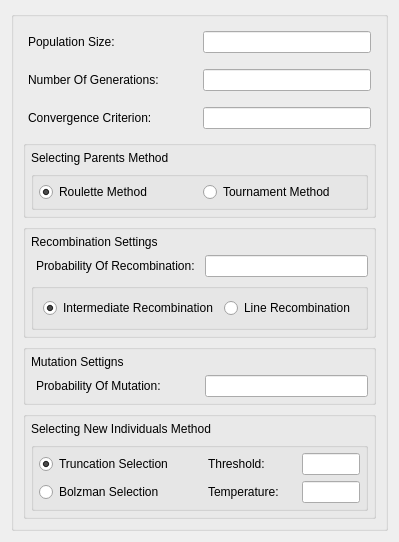
          <widget class="QWidget" name="thirdTab">
           <attribute name="title">
            <string>3</string>
           </attribute>
           <layout class="QGridLayout" name="gridLayout_4">
            <item row="0" column="0">
             <widget class="QGroupBox" name="thirdTabGridGroupBox">
              <layout class="QVBoxLayout" name="thirdTabVerticalLayout">
               <property name="leftMargin">
                <number>9</number>
               </property>
               <property name="topMargin">
                <number>9</number>
               </property>
               <property name="rightMargin">
                <number>9</number>
               </property>
               <property name="bottomMargin">
                <number>9</number>
               </property>
               <item>
                <layout class="QHBoxLayout" name="populationSizeHorizontalLayout" stretch="3,3">
                 <property name="leftMargin">
                  <number>5</number>
                 </property>
                 <property name="topMargin">
                  <number>5</number>
                 </property>
                 <property name="rightMargin">
                  <number>5</number>
                 </property>
                 <property name="bottomMargin">
                  <number>5</number>
                 </property>
                 <item>
                  <widget class="QLabel" name="populationSizeLabel">
                   <property name="text">
                    <string>Population Size:</string>
                   </property>
                  </widget>
                 </item>
                 <item>
                  <widget class="QLineEdit" name="populationSizeLineEdit"/>
                 </item>
                </layout>
               </item>
               <item>
                <layout class="QHBoxLayout" name="numberOfGenerationsHorizontalLayout" stretch="3,3">
                 <property name="leftMargin">
                  <number>5</number>
                 </property>
                 <property name="topMargin">
                  <number>5</number>
                 </property>
                 <property name="rightMargin">
                  <number>5</number>
                 </property>
                 <property name="bottomMargin">
                  <number>5</number>
                 </property>
                 <item>
                  <widget class="QLabel" name="numberOfGenerationsLabel">
                   <property name="text">
                    <string>Number Of Generations:</string>
                   </property>
                  </widget>
                 </item>
                 <item>
                  <widget class="QLineEdit" name="numberOfGenerationsLineEdit"/>
                 </item>
                </layout>
               </item>
               <item>
                <layout class="QHBoxLayout" name="convergenceCriterionHorizontalLayout" stretch="3,3">
                 <property name="leftMargin">
                  <number>5</number>
                 </property>
                 <property name="topMargin">
                  <number>5</number>
                 </property>
                 <property name="rightMargin">
                  <number>5</number>
                 </property>
                 <property name="bottomMargin">
                  <number>5</number>
                 </property>
                 <item>
                  <widget class="QLabel" name="convergenceCriterionLabel">
                   <property name="text">
                    <string>Convergence Criterion:</string>
                   </property>
                  </widget>
                 </item>
                 <item>
                  <widget class="QLineEdit" name="convergenceCriterionLineEdit"/>
                 </item>
                </layout>
               </item>
               <item>
                <widget class="QGroupBox" name="selectingParentsMethodGroupBox">
                 <layout class="QVBoxLayout" name="selectingParentsMethodVerticalLayout">
                  <property name="leftMargin">
                   <number>5</number>
                  </property>
                  <property name="topMargin">
                   <number>5</number>
                  </property>
                  <property name="rightMargin">
                   <number>5</number>
                  </property>
                  <property name="bottomMargin">
                   <number>5</number>
                  </property>
                  <item>
                   <widget class="QLabel" name="selectingParentsMethodLabel">
                    <property name="text">
                     <string>Selecting Parents Method</string>
                    </property>
                   </widget>
                  </item>
                  <item>
                   <widget class="QGroupBox" name="selectingParentsMethodHorizontalGroupBox">
                    <layout class="QHBoxLayout" name="horizontalLayout_2">
                     <property name="leftMargin">
                      <number>5</number>
                     </property>
                     <property name="topMargin">
                      <number>5</number>
                     </property>
                     <property name="rightMargin">
                      <number>5</number>
                     </property>
                     <property name="bottomMargin">
                      <number>5</number>
                     </property>
                     <item>
                      <widget class="QRadioButton" name="rouletteMethodRadioButton">
                       <property name="text">
                        <string>Roulette Method</string>
                       </property>
                       <property name="checked">
                        <bool>true</bool>
                       </property>
                      </widget>
                     </item>
                     <item>
                      <widget class="QRadioButton" name="tournamentMethodRadioButton">
                       <property name="text">
                        <string>Tournament Method</string>
                       </property>
                      </widget>
                     </item>
                    </layout>
                   </widget>
                  </item>
                 </layout>
                </widget>
               </item>
               <item>
                <widget class="QGroupBox" name="recombinationSettingsGroupBox">
                 <layout class="QVBoxLayout" name="recombinationSettingsVerticalLayout">
                  <property name="leftMargin">
                   <number>5</number>
                  </property>
                  <property name="topMargin">
                   <number>5</number>
                  </property>
                  <property name="rightMargin">
                   <number>5</number>
                  </property>
                  <property name="bottomMargin">
                   <number>5</number>
                  </property>
                  <item>
                   <widget class="QLabel" name="recombinationSettingsLabel">
                    <property name="text">
                     <string>Recombination Settings</string>
                    </property>
                   </widget>
                  </item>
                  <item>
                   <layout class="QHBoxLayout" name="probabilityOfRecombinationHorizontalLayout" stretch="3,3">
                    <property name="leftMargin">
                     <number>5</number>
                    </property>
                    <property name="topMargin">
                     <number>0</number>
                    </property>
                    <property name="rightMargin">
                     <number>0</number>
                    </property>
                    <property name="bottomMargin">
                     <number>0</number>
                    </property>
                    <item>
                     <widget class="QLabel" name="probabilityOfRecombinationLabel">
                      <property name="text">
                       <string>Probability Of Recombination:</string>
                      </property>
                     </widget>
                    </item>
                    <item>
                     <widget class="QLineEdit" name="probabilityOfRecombinationLineEdit"/>
                    </item>
                   </layout>
                  </item>
                  <item>
                   <widget class="QGroupBox" name="recombinationMethodHorizontalGroupBox">
                    <layout class="QHBoxLayout" name="horizontalLayout_3">
                     <item>
                      <widget class="QRadioButton" name="intermediateRecombinationRadioButton">
                       <property name="text">
                        <string>Intermediate Recombination</string>
                       </property>
                       <property name="checked">
                        <bool>true</bool>
                       </property>
                      </widget>
                     </item>
                     <item>
                      <widget class="QRadioButton" name="lineRecombinationRadioButton">
                       <property name="text">
                        <string>Line Recombination</string>
                       </property>
                      </widget>
                     </item>
                    </layout>
                   </widget>
                  </item>
                 </layout>
                </widget>
               </item>
               <item>
                <widget class="QGroupBox" name="mutationSettingsGroupBox">
                 <layout class="QVBoxLayout" name="mutationSettingsVerticalLayout">
                  <property name="leftMargin">
                   <number>5</number>
                  </property>
                  <property name="topMargin">
                   <number>5</number>
                  </property>
                  <property name="rightMargin">
                   <number>5</number>
                  </property>
                  <property name="bottomMargin">
                   <number>5</number>
                  </property>
                  <item>
                   <widget class="QLabel" name="mutationSettingsLabel">
                    <property name="text">
                     <string>Mutation Settigns</string>
                    </property>
                   </widget>
                  </item>
                  <item>
                   <layout class="QHBoxLayout" name="probabilityOfMutationHorizontalLayout" stretch="3,3">
                    <property name="leftMargin">
                     <number>5</number>
                    </property>
                    <property name="topMargin">
                     <number>0</number>
                    </property>
                    <property name="rightMargin">
                     <number>0</number>
                    </property>
                    <property name="bottomMargin">
                     <number>0</number>
                    </property>
                    <item>
                     <widget class="QLabel" name="probabilityOfMutationLabel">
                      <property name="text">
                       <string>Probability Of Mutation:</string>
                      </property>
                     </widget>
                    </item>
                    <item>
                     <widget class="QLineEdit" name="probabilityOfMutationLineEdit"/>
                    </item>
                   </layout>
                  </item>
                 </layout>
                </widget>
               </item>
               <item>
                <widget class="QGroupBox" name="selectingNewIndividualsGroupBox">
                 <layout class="QVBoxLayout" name="selectingNewIndividualsVerticalLayout">
                  <property name="leftMargin">
                   <number>5</number>
                  </property>
                  <property name="topMargin">
                   <number>5</number>
                  </property>
                  <property name="rightMargin">
                   <number>5</number>
                  </property>
                  <property name="bottomMargin">
                   <number>5</number>
                  </property>
                  <item>
                   <widget class="QLabel" name="selectingNewIndividualsLabel">
                    <property name="text">
                     <string>Selecting New Individuals Method</string>
                    </property>
                   </widget>
                  </item>
                  <item>
                   <widget class="QGroupBox" name="selectingNewIndividualsMethodVerticalGroupBox">
                    <layout class="QVBoxLayout" name="verticalLayout_5">
                     <property name="leftMargin">
                      <number>5</number>
                     </property>
                     <property name="topMargin">
                      <number>5</number>
                     </property>
                     <property name="rightMargin">
                      <number>5</number>
                     </property>
                     <property name="bottomMargin">
                      <number>5</number>
                     </property>
                     <item>
                      <layout class="QHBoxLayout" name="truncationSelectionHorizontalLayout" stretch="1,1">
                       <item>
                        <widget class="QRadioButton" name="truncationSelectionRadioButton">
                         <property name="text">
                          <string>Truncation Selection</string>
                         </property>
                         <property name="checked">
                          <bool>true</bool>
                         </property>
                        </widget>
                       </item>
                       <item>
                        <layout class="QHBoxLayout" name="truncationSelectionGetValueHorizontalLayout" stretch="3,2">
                         <property name="leftMargin">
                          <number>5</number>
                         </property>
                         <item>
                          <widget class="QLabel" name="truncationSelectionLabel">
                           <property name="text">
                            <string>Threshold:</string>
                           </property>
                          </widget>
                         </item>
                         <item>
                          <widget class="QLineEdit" name="truncationSelectionLineEdit"/>
                         </item>
                        </layout>
                       </item>
                      </layout>
                     </item>
                     <item>
                      <layout class="QHBoxLayout" name="bolzmanSelectionHorizontalLayout" stretch="1,1">
                       <item>
                        <widget class="QRadioButton" name="bolzmanSelectionRadioButton">
                         <property name="text">
                          <string>Bolzman Selection</string>
                         </property>
                        </widget>
                       </item>
                       <item>
                        <layout class="QHBoxLayout" name="bolzmanSelectionValueHorizontalLayout" stretch="3,2">
                         <property name="leftMargin">
                          <number>5</number>
                         </property>
                         <item>
                          <widget class="QLabel" name="bolzmanSelectionLabel">
                           <property name="text">
                            <string>Temperature:</string>
                           </property>
                          </widget>
                         </item>
                         <item>
                          <widget class="QLineEdit" name="bolzmanSelectionLineEdit"/>
                         </item>
                        </layout>
                       </item>
                      </layout>
                     </item>
                    </layout>
                   </widget>
                  </item>
                 </layout>
                </widget>
               </item>
              </layout>
             </widget>
            </item>
           </layout>
          </widget>
